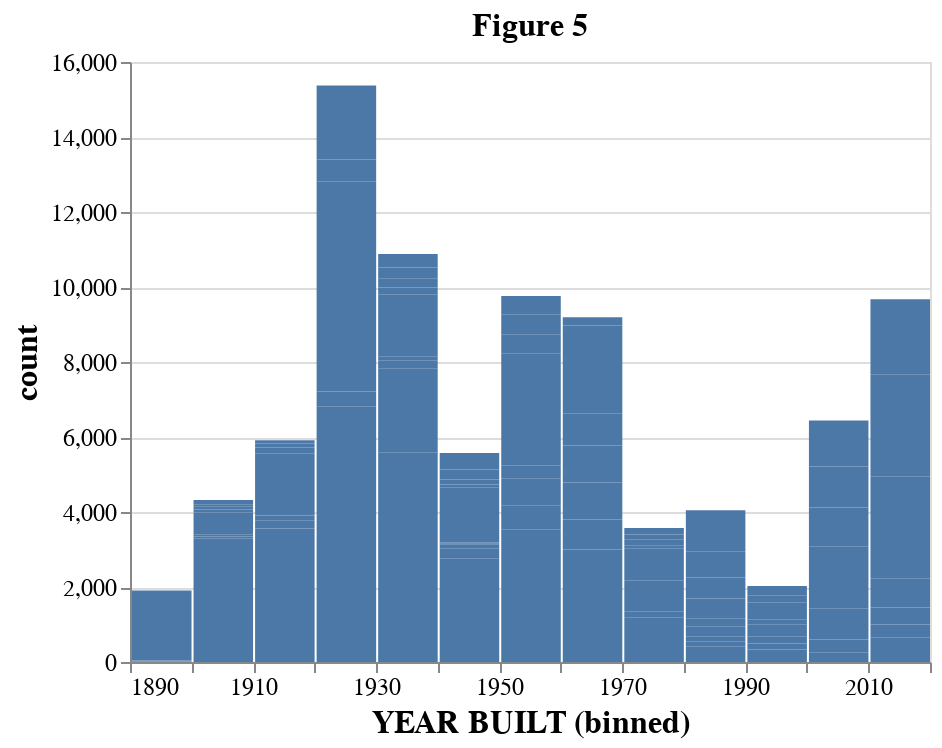

The notebook cell saved with this chart:
### Code cell
# Question05:
# What is the distribution of the age of homes that was purchased in 
# the past 12 month?

nyc_home_age_df = nyc_one_year_df.copy()

# Filter years
nyc_home_age_df = nyc_home_age_df[(nyc_home_age_df["YEAR BUILT"] > int("1890")) & \
                                  (nyc_home_age_df["YEAR BUILT"] <  int("2021"))]
# Get count by year
nyc_home_age_df = nyc_home_age_df.groupby(["YEAR BUILT"]) \
                                 .agg(count=pd.NamedAgg(column="YEAR BUILT", aggfunc="count")) \
                                 .reset_index()
# Type cast to integer
nyc_home_age_df["YEAR BUILT"] = nyc_home_age_df["YEAR BUILT"].astype("int")

# Plot
nyc_home_age_hist = alt.Chart(nyc_home_age_df) \
  .mark_bar() \
  .encode(x=alt.X("YEAR BUILT", bin=alt.Bin(step=10), axis=alt.Axis(format='d')),
          y='count') \
  .properties(title="Figure 5") \
  .configure_axis(labelFontSize=12, titleFontSize=16) \
  .configure_title(fontSize=16) \
  .configure_legend(titleFontSize=12, labelFontSize=12)
nyc_home_age_hist

### Figure 1 — Vega-Lite specification as saved in the notebook (floating-point values rounded to 4 significant figures; data arrays with more than 128 entries replaced by an {"elided": "..."} marker saying what was removed)
{"config": {"view": {"continuousWidth": 400, "continuousHeight": 300}, "axis": {"labelFontSize": 12, "titleFontSize": 16}, "legend": {"labelFontSize": 12, "titleFontSize": 12}, "title": {"fontSize": 16}}, "data": {"name": "data-c139323a20e0a830abb295876e0406bb"}, "mark": "bar", "encoding": {"x": {"axis": {"format": "d"}, "bin": {"step": 10}, "field": "YEAR BUILT", "type": "quantitative"}, "y": {"field": "count", "type": "quantitative"}}, "title": "Figure 5", "$schema": "https://vega.github.io/schema/vega-lite/v4.17.0.json", "datasets": {"data-c139323a20e0a830abb295876e0406bb": {"elided": "130 records"}}}
